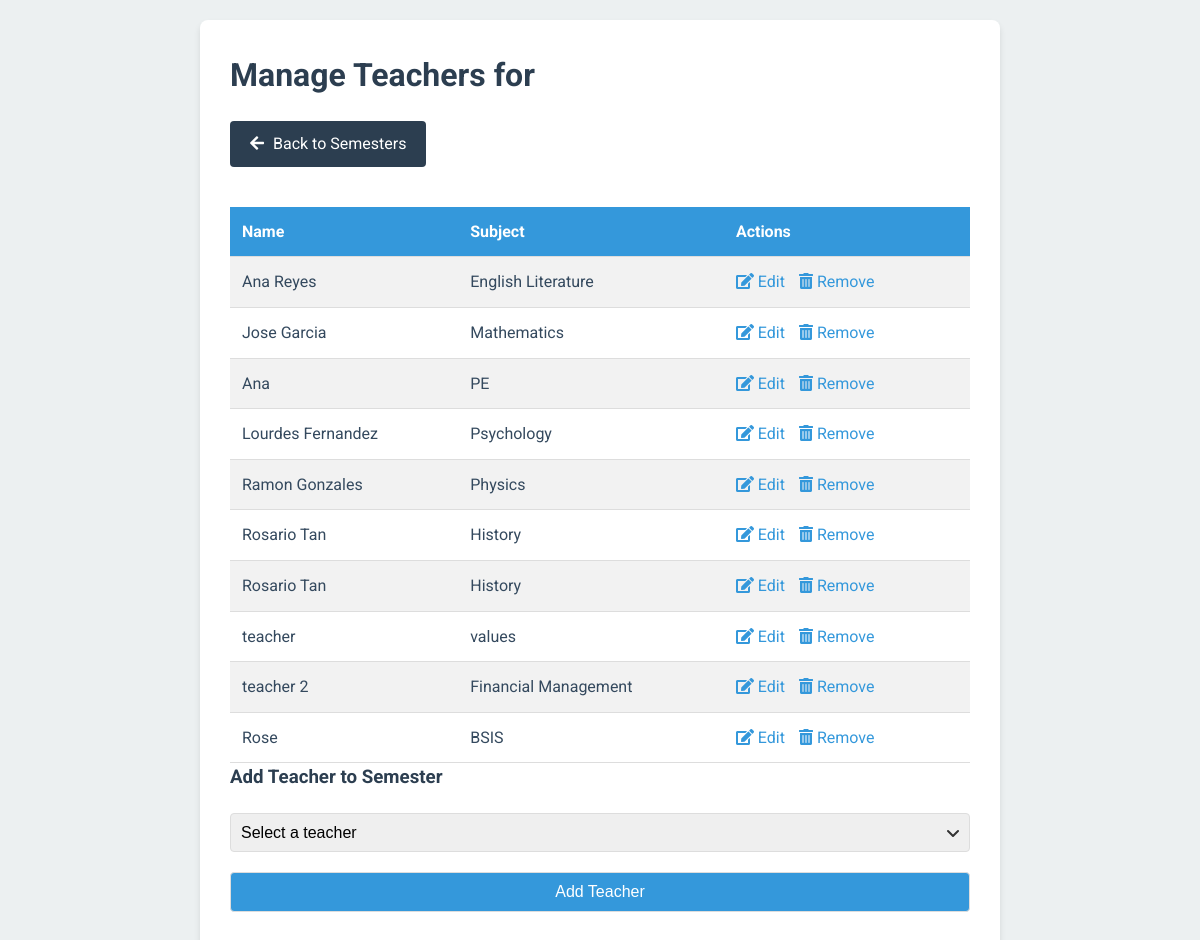
Screenshot of /admin/evaluation_list.php?semester_id=6 with the database file from the repository.
### tables this page shows
CREATE TABLE `teachers` (
  `id` int(11) NOT NULL,
  `name` varchar(100) NOT NULL,
  `subject` varchar(50) NOT NULL,
  `username` varchar(100) NOT NULL,
  `password` varchar(100) NOT NULL,
  `role` varchar(100) NOT NULL,
  `rating` decimal(3,1) NOT NULL
);

### admin/evaluation_list.php (the view, shortened to what this page needs)
<?php
include "../connection/conn.php";
$semester_id = isset($_GET['semester_id']) ? intval($_GET['semester_id']) : 0;
$semester_name = isset($_GET['semester_name']) ? urldecode($_GET['semester_name']) : '';
?>
<!DOCTYPE html>
<html lang="en">
<head>
    <link rel="stylesheet" href="https://cdnjs.cloudflare.com/ajax/libs/font-awesome/5.15.3/css/all.min.css">
</head>
<body>
    <div class="container">
        <h1>Manage Teachers for <?php echo htmlspecialchars($semester_name); ?></h1>
        <a href="semester.php" class="back-button"><i class="fas fa-arrow-left"></i> Back to Semesters</a>
        <?php
        $sql = "SELECT t.id, t.name, t.subject
                FROM teachers t
                JOIN semester_teachers st ON t.id = st.teacher_id
                WHERE st.semester_id = ?";
        $stmt = $conn->prepare($sql);
        $stmt->bind_param("i", $semester_id);
        $stmt->execute();
        $result = $stmt->get_result();
        if ($result->num_rows > 0) {
            echo "<table>";
            echo "<tr><th>Name</th><th>Subject</th><th>Actions</th></tr>";
            while ($row = $result->fetch_assoc()) {
                echo "<tr>";
                echo "<td>" . htmlspecialchars($row['name']) . "</td>";
                echo "<td>" . htmlspecialchars($row['subject']) . "</td>";
                echo "<td class='actions'>
                        <a href='edit_teacher.php?id=" . $row['id'] . "&semester_id=" . $semester_id . "'><i class='fas fa-edit'></i> Edit</a>
                        <a href='remove_teacher.php?id=" . $row['id'] . "&semester_id=" . $semester_id . "' onclick='return confirm(\"Are you sure?\");'><i class='fas fa-trash-alt'></i> Remove</a>
                      </td>";
                echo "</tr>";
            }
            echo "</table>";
        } else {
            echo "<div class='info-message'>";
            echo "<i class='fas fa-info-circle'></i>";
            echo "<p>No teachers have been assigned to this semester yet. Use the form below to add teachers.</p>";
            echo "</div>";
        }
        echo "<h3>Add Teacher to Semester</h3>";
        echo "<form action='add_teacher_to_semester.php' method='post'>";
        echo "<select name='teacher_id' required>";
        echo "<option value=''>Select a teacher</option>";
        echo "</select>";
        echo "<input type='submit' value='Add Teacher'>";
        echo "</form>";
        ?>
    </div>
</body>
</html>

### admin/evaluation_list.php (style rules this page uses)
:root { --primary-color: #3498db; --secondary-color: #2c3e50; --background-color: #ecf0f1; --text-color: #34495e; --success-color: #2ecc71; --error-color: #e74c3c; }
* { box-sizing: border-box; margin: 0; padding: 0; }
body { font-family: 'Roboto', sans-serif; line-height: 1.6; color: var(--text-color); background-color: var(--background-color); padding: 20px; }
.container { max-width: 800px; margin: 0 auto; background-color: #fff; padding: 30px; border-radius: 8px; box-shadow: 0 4px 6px rgba(0, 0, 0, 0.1); animation: fadeIn 0.5s ease-out; }
h1, h2, h3 { color: var(--secondary-color); margin-bottom: 20px; }
form { display: grid; gap: 20px; margin-bottom: 30px; }
select, input[type="submit"] { width: 100%; padding: 10px; border: 1px solid #ddd; border-radius: 4px; font-size: 16px; }
select { appearance: none; background-repeat: no-repeat; background-position: right 10px center; background-size: 12px; }
input[type="submit"] { background-color: var(--primary-color); color: white; cursor: pointer; transition: background-color 0.3s ease; }
table { width: 100%; border-collapse: collapse; margin-top: 20px; animation: slideUp 0.5s ease-out; }
th, td { padding: 12px; text-align: left; border-bottom: 1px solid #ddd; }
th { background-color: var(--primary-color); color: white; }
tr:nth-child(even) { background-color: #f2f2f2; }
.actions a { text-decoration: none; color: var(--primary-color); margin-right: 10px; transition: color 0.3s ease; }
.back-button { display: inline-block; padding: 10px 20px; background-color: var(--secondary-color); color: white; text-decoration: none; border-radius: 4px; transition: background-color 0.3s ease; margin-bottom: 20px; }
.back-button i { margin-right: 5px; }

### rows the page displays
teachers: name "Ana Reyes", subject "English Literature"
teachers: name "Jose Garcia", subject "Mathematics"
teachers: name "Ana", subject "PE"
teachers: name "Lourdes Fernandez", subject "Psychology"
teachers: name "Ramon Gonzales", subject "Physics"
teachers: name "Rosario Tan", subject "History"
teachers: name "Rosario Tan", subject "History"
teachers: name "teacher", subject "values"
teachers: name "teacher 2", subject "Financial Management"
teachers: name "Rose", subject "BSIS"
